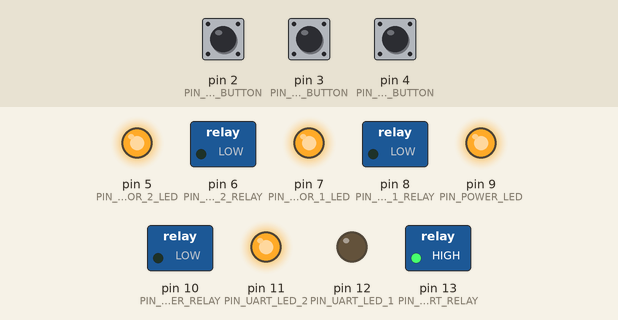
Simulated run of this program. Board: Arduino Nano, built with avr-gcc and run on an emulated ATmega328P. Shown: switched loads named in the program (green lamp = pin HIGH), output pins drawn as LEDs (lit = HIGH). Inputs (shaded band) come from the test bench; at power-on: pin 2 (PIN_ACCUMULATOR_2_BUTTON) HIGH, pin 3 (PIN_ACCUMULATOR_1_BUTTON) HIGH, pin 4 (PIN_POWER_BUTTON) HIGH.

Above: at 1.2 s.
1.3 s: pin 2 (PIN_ACCUMULATOR_2_BUTTON) pulled LOW for 0.15 s
At 2.4 s:
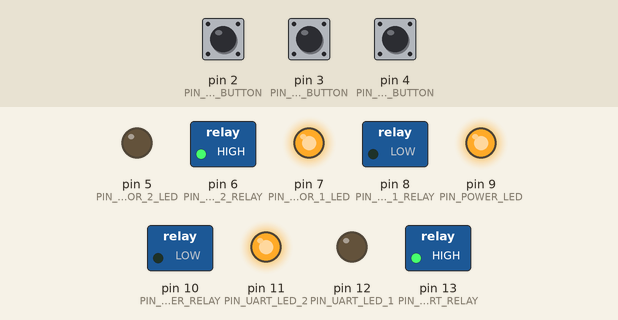
2.9 s: pin 3 (PIN_ACCUMULATOR_1_BUTTON) pulled LOW for 0.15 s
At 3.6 s:
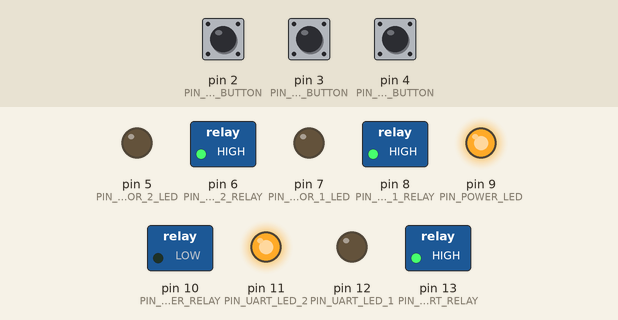
4.5 s: pin 4 (PIN_POWER_BUTTON) pulled LOW for 0.15 s
At 4.9 s:
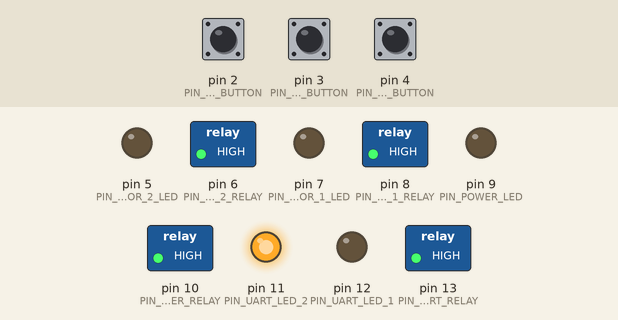
6.1 s: pin 2 (PIN_ACCUMULATOR_2_BUTTON) pulled LOW for 1 s
At 7.3 s:
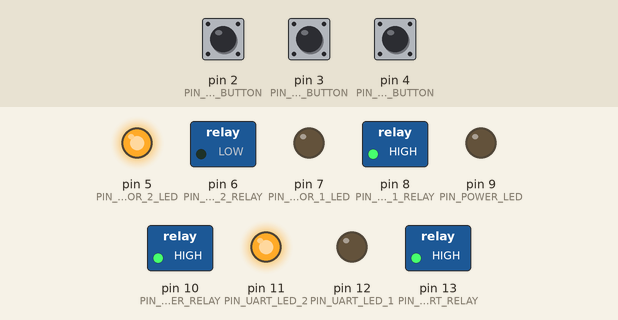
8.6 s: pin 3 (PIN_ACCUMULATOR_1_BUTTON) pulled LOW for 1 s
At 9.2 s:
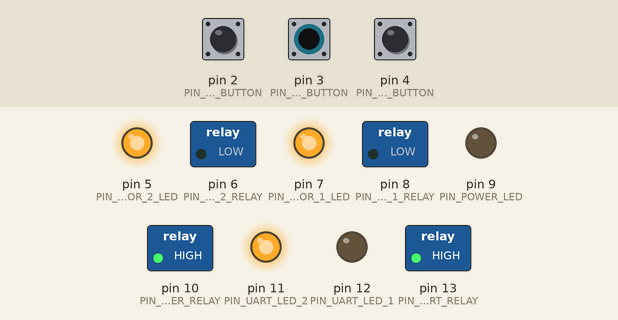
11.1 s: pin 2 (PIN_ACCUMULATOR_2_BUTTON) pulled LOW for 0.15 s
At 12.3 s:
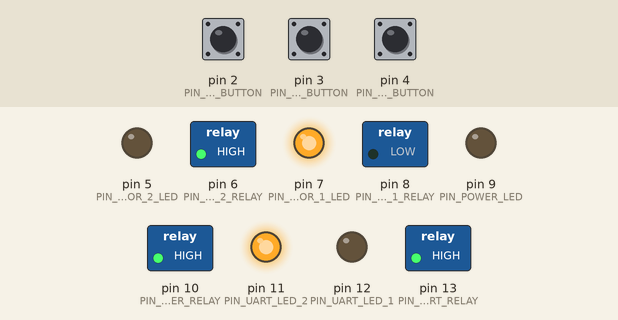
Timing chart, 0 to 13.7 s (numbered marks = the images above; inputs shaded):
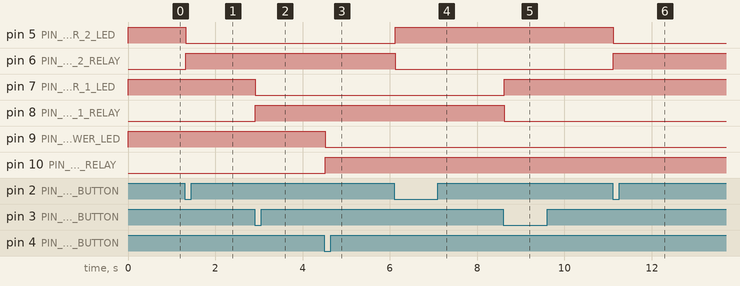

The program:

main.cpp
```cpp
/*
 * Исполнительный механизм
 *
 * Версия:    0.1
 * Дата:      22.04.2021
 * Автор:     bankviktor14@gmail.com
 */


#include <Arduino.h>
#include "../../Shared/include/commands.h"


/* Private Defines ------------------------------------------------------------ */

#define UART_SPEED                        9600                 // скорость UART (в бодах)
#define LED_ACTIVE                        LOW
#define POWER_TOGGLE_DELAY_MS             1000                 // ms
// Select Device

#define PIN_UART_LED_1                    12                   // номер вывода светодиода UART 1
#define PIN_UART_LED_2                    11                   // номер вывода светодиода UART 2
#define PIN_UART_RELAY                    13                   // номер вывода реле переключения устройства UART

// Power

#define PIN_POWER_LED                     9                    // номер вывода светодиода POWER
#define PIN_POWER_RELAY                   10                   // номер вывода реле POWER
#define PIN_POWER_BUTTON                  4                    // номер вывода кнопки POWER

// Accumulator 1

#define PIN_ACCUMULATOR_1_LED             7                    // номер вывода светодиода ACCUMULATOR 1
#define PIN_ACCUMULATOR_1_RELAY           8                    // номер вывода реле ACCUMULATOR 1
#define PIN_ACCUMULATOR_1_BUTTON          3                    // номер вывода кнопки ACCUMULATOR 1

// Accumulator 2

#define PIN_ACCUMULATOR_2_LED             5                    // номер вывода светодиода ACCUMULATOR 2
#define PIN_ACCUMULATOR_2_RELAY           6                    // номер вывода реле ACCUMULATOR 2
#define PIN_ACCUMULATOR_2_BUTTON          2                    // номер вывода кнопки ACCUMULATOR 2


/* Private Types -------------------------------------------------------------- */

struct BUTTON
{
  bool fState = false;
  bool fIsFirst = false;
};


/* Private Variables ---------------------------------------------------------- */

BUTTON Button_POWER;
BUTTON Button_ACCUMULATOR_1;
BUTTON Button_ACCUMULATOR_2;

bool fUART;           // 0 - UART #1; 1 - UART #2
bool fPower;
bool fAccumulator_1;
bool fAccumulator_2;


/* Private Function Declarations ---------------------------------------------- */

void DoCommand(const String command, bool isPrint = false);
void PrintStatus();
void buttonHandle(int pin, BUTTON* pBtn, const __FlashStringHelper * pszCmd);
void buttonUpdateState(int pin, BUTTON* pBtn);


/* Private Function Definitions ----------------------------------------------- */

void setup()
{
  Serial.begin(UART_SPEED);

  // Инициализация выводов выбора устройства
  pinMode(PIN_UART_RELAY, OUTPUT);
  pinMode(PIN_UART_LED_1, OUTPUT);
  pinMode(PIN_UART_LED_2, OUTPUT);
  DoCommand(F(CMD_SELECT_DPS_1));

  // Инициализация выводов вкл/откл питания
  pinMode(PIN_POWER_RELAY, OUTPUT);
  pinMode(PIN_POWER_LED, OUTPUT);
  pinMode(PIN_POWER_BUTTON, INPUT_PULLUP);
  DoCommand(F(CMD_POWER_OFF));

  // Инициализация выводов подкл/откл аккумулятора #1
  pinMode(PIN_ACCUMULATOR_1_RELAY, OUTPUT);
  pinMode(PIN_ACCUMULATOR_1_LED, OUTPUT);
  pinMode(PIN_ACCUMULATOR_1_BUTTON, INPUT_PULLUP);
  DoCommand(F(CMD_ACCUMULATOR_1_OFF));

  // Инициализация выводов подкл/откл аккумулятора #2
  pinMode(PIN_ACCUMULATOR_2_RELAY, OUTPUT);
  pinMode(PIN_ACCUMULATOR_2_LED, OUTPUT);
  pinMode(PIN_ACCUMULATOR_2_BUTTON, INPUT_PULLUP);
  DoCommand(F(CMD_ACCUMULATOR_2_OFF));
}


void loop()
{
  if (Serial.available())
  {
    String command = Serial.readStringUntil('\n');

    command.trim();

    if (command[command.length() - 1] == '\r')
    {
      command.remove(command.length() - 1);
    }

    if (command == F(CMD_STATUS))
    {
      Serial.println(F("\r\nCurrent status:"));
      PrintStatus();
      Serial.println();
    }
    else
    {
      DoCommand(command, true);
    }
  }

  // Обработка кнопок режимов
  buttonHandle(PIN_POWER_BUTTON, &Button_POWER, fPower ? F(CMD_POWER_OFF) : F(CMD_POWER_ON));                     // POWER
  buttonHandle(PIN_ACCUMULATOR_1_BUTTON, &Button_ACCUMULATOR_1, fAccumulator_1 ? F(CMD_ACCUMULATOR_1_OFF) : F(CMD_ACCUMULATOR_1_ON));   // ACCUMULATOR 1
  buttonHandle(PIN_ACCUMULATOR_2_BUTTON, &Button_ACCUMULATOR_2, fAccumulator_2 ? F(CMD_ACCUMULATOR_2_OFF) : F(CMD_ACCUMULATOR_2_ON));   // ACCUMULATOR 2
}


void buttonHandle(int pin, BUTTON* pBtn, const __FlashStringHelper * pszCmd)
{
  buttonUpdateState(pin, pBtn);
  if (pBtn->fState && pBtn->fIsFirst)
  {
    DoCommand(pszCmd);
    pBtn->fIsFirst = false;
  }
}


void buttonUpdateState(int pin, BUTTON* pBtn)
{
  bool fTemp = digitalRead(pin) == 0;
  if (fTemp != pBtn->fState)
  {
    delay(20); // ms
    bool fNewState = digitalRead(pin) == 0;
    pBtn->fIsFirst = (pBtn->fState != fNewState);
    pBtn->fState = fNewState;
  }
}


void DoCommand(const String command, bool isPrint)
{
  // Power
  if (command == F(CMD_POWER_ON))
  {
    fPower = true;
    digitalWrite(PIN_POWER_LED, LED_ACTIVE);
    digitalWrite(PIN_POWER_RELAY, HIGH);
    if (isPrint)
    {
      delay(POWER_TOGGLE_DELAY_MS); // пропускаем помехи
      Serial.println(F(RESPONCE_POWER_ON));
    }
  }
  else if (command == F(CMD_POWER_OFF))
  {
    fPower = false;
    digitalWrite(PIN_POWER_LED, !LED_ACTIVE);
    digitalWrite(PIN_POWER_RELAY, LOW);
    if (isPrint)
    {
      delay(POWER_TOGGLE_DELAY_MS); // пропускаем помехи
      Serial.println(F(RESPONCE_POWER_OFF));
    }
  }

  // UART
  else if (command == F(CMD_SELECT_DPS_2))
  {
    fUART = true;
    digitalWrite(PIN_UART_LED_1, !LED_ACTIVE);
    digitalWrite(PIN_UART_LED_2, LED_ACTIVE);
    digitalWrite(PIN_UART_RELAY, LOW);
    if (isPrint) Serial.println(F(RESPONCE_SELECT_DEVICE_2));
  }
  else if (command == F(CMD_SELECT_DPS_1))
  {
    fUART = false;
    digitalWrite(PIN_UART_LED_1, LED_ACTIVE);
    digitalWrite(PIN_UART_LED_2, !LED_ACTIVE);
    digitalWrite(PIN_UART_RELAY, HIGH);
    if (isPrint) Serial.println(F(RESPONCE_SELECT_DEVICE_1));
  }

  // Accumulator 1
  else if (command == F(CMD_ACCUMULATOR_1_ON))
  {
    digitalWrite(PIN_ACCUMULATOR_1_LED, LED_ACTIVE);
    digitalWrite(PIN_ACCUMULATOR_1_RELAY, HIGH);
    fAccumulator_1 = true;
    if (isPrint) Serial.println(F(RESPONCE_ACCUMULATOR_1_ON));
  }
  else if (command == F(CMD_ACCUMULATOR_1_OFF))
  {
    digitalWrite(PIN_ACCUMULATOR_1_LED, !LED_ACTIVE);
    digitalWrite(PIN_ACCUMULATOR_1_RELAY, LOW);
    fAccumulator_1 = false;
    if (isPrint) Serial.println(F(RESPONCE_ACCUMULATOR_1_OFF));
  }

  // Accumulator 2
  else if (command == F(CMD_ACCUMULATOR_2_ON))
  {
    digitalWrite(PIN_ACCUMULATOR_2_LED, LED_ACTIVE);
    digitalWrite(PIN_ACCUMULATOR_2_RELAY, HIGH);
    fAccumulator_2 = true;
    if (isPrint) Serial.println(F(RESPONCE_ACCUMULATOR_2_ON));
  }
  else if (command == F(CMD_ACCUMULATOR_2_OFF))
  {
    digitalWrite(PIN_ACCUMULATOR_2_LED, !LED_ACTIVE);
    digitalWrite(PIN_ACCUMULATOR_2_RELAY, LOW);
    fAccumulator_2 = false;
    if (isPrint) Serial.println(F(RESPONCE_ACCUMULATOR_2_OFF));
  }
}


void PrintStatus()
{
  Serial.print(F("UART:    ")); Serial.println(fUART ? F(CMD_SELECT_DPS_2) : F(CMD_SELECT_DPS_1));
  Serial.print(F("FAN:     ")); Serial.println(fPower ? F("ON") : F("OFF"));
  Serial.print(F("BLOCK 1: ")); Serial.println(fAccumulator_1 ? F("ON") : F("OFF"));
  Serial.print(F("BLOCK 2: ")); Serial.println(fAccumulator_2 ? F("ON") : F("OFF"));
}
```

Measured:
- after the input at 1.3 s, pin 5 (PIN_ACCUMULATOR_2_LED): HIGH → LOW at once; pin 6 (PIN_ACCUMULATOR_2_RELAY): LOW → HIGH at once
- after the input at 2.9 s, pin 7 (PIN_ACCUMULATOR_1_LED): HIGH → LOW at once; pin 8 (PIN_ACCUMULATOR_1_RELAY): LOW → HIGH at once
- after the input at 4.5 s, pin 9 (PIN_POWER_LED): HIGH → LOW at once; pin 10 (PIN_POWER_RELAY): LOW → HIGH at once
- after the input at 6.1 s, pin 5 (PIN_ACCUMULATOR_2_LED): LOW → HIGH at once; pin 6 (PIN_ACCUMULATOR_2_RELAY): HIGH → LOW at once
- after the input at 8.6 s, pin 7 (PIN_ACCUMULATOR_1_LED): LOW → HIGH at once; pin 8 (PIN_ACCUMULATOR_1_RELAY): HIGH → LOW at once
- after the input at 11.1 s, pin 5 (PIN_ACCUMULATOR_2_LED): HIGH → LOW at once; pin 6 (PIN_ACCUMULATOR_2_RELAY): LOW → HIGH at once
